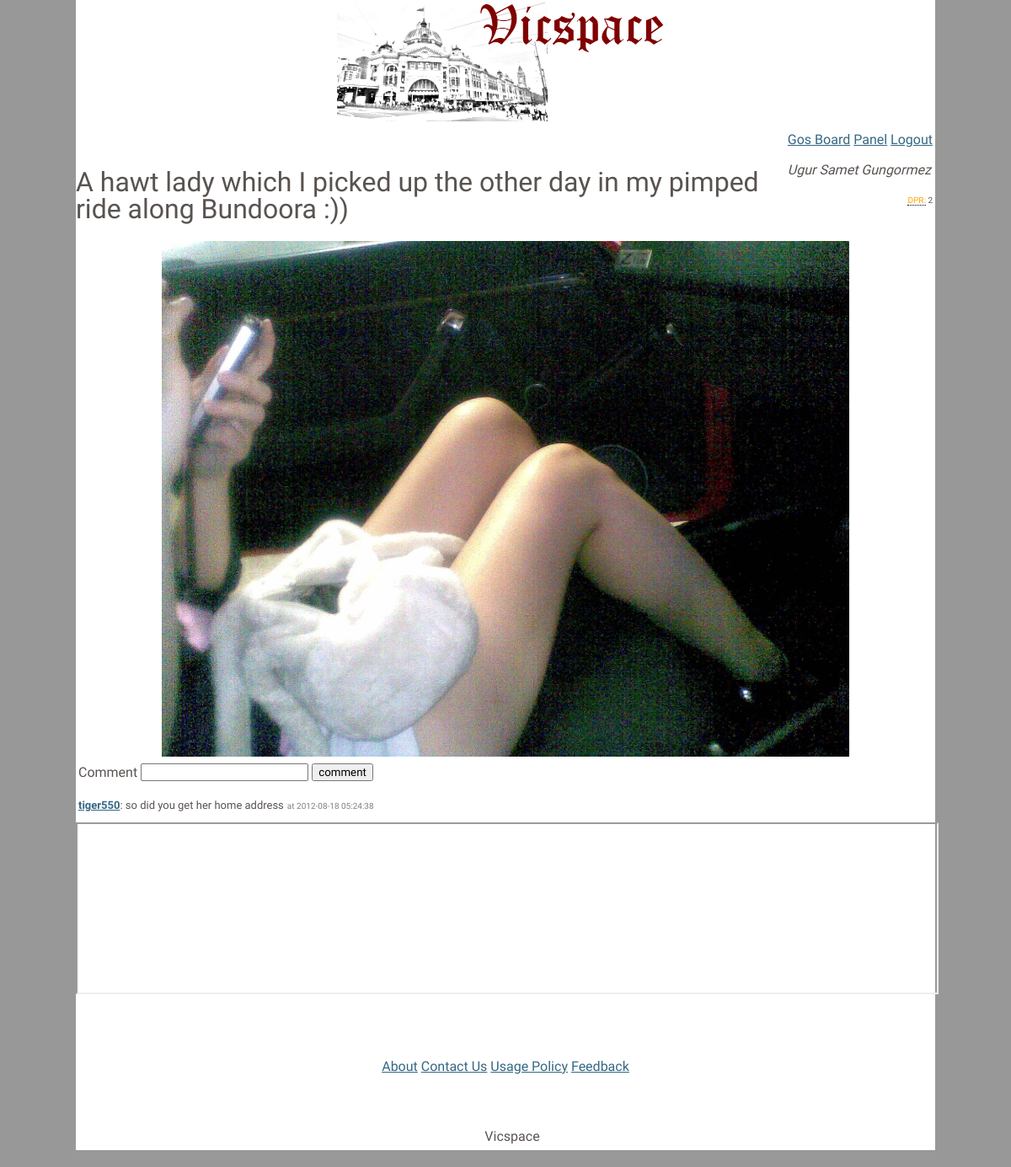
Page /gossip/comment.php?id=171 (signed in) on the committed database.
### tables this page shows
CREATE TABLE IF NOT EXISTS `users` (
  `user_id` int(8) NOT NULL auto_increment,
  `user_name` varchar(32) NOT NULL,
  `user_pass` varchar(32) default NULL,
  `user_email` varchar(255) default NULL,
  `user_level` int(8) default NULL,
  `first_name` varchar(255) default NULL,
  `middle_name` varchar(255) default NULL,
  `last_name` varchar(255) default NULL,
  `user_address` varchar(255) default NULL,
  `user_locality` varchar(255) default NULL,
  `user_pcode` varchar(255) default NULL,
  `user_gender` varchar(255) default NULL,
  `user_dob_d` int(8) default NULL,
  `user_dob_m` int(8) default NULL,
  `user_dob_y` int(8) default NULL,
  `user_phone` int(15) default NULL,
  `user_occupation` varchar(255) default NULL,
  `user_weekend` varchar(255) default NULL,
  `user_notification` int(8) default NULL,
  `user_post_limit` int(8) NOT NULL,
  `user_ip` varchar(20) default NULL,
  `user_views` int(12) NOT NULL,
  `user_online` int(1) NOT NULL default '0',
  `user_ts` timestamp NOT NULL default CURRENT_TIMESTAMP on update CURRENT_TIMESTAMP,
  PRIMARY KEY  (`user_id`)
);

CREATE TABLE IF NOT EXISTS `gossip` (
  `gossip_id` int(8) NOT NULL auto_increment,
  `gossip_message` text NOT NULL,
  `gossip_ts` timestamp NOT NULL default CURRENT_TIMESTAMP,
  `gossip_user_name` varchar(32) NOT NULL,
  PRIMARY KEY  (`gossip_id`),
  KEY `fk_2` (`gossip_user_name`)
);

CREATE TABLE IF NOT EXISTS `comments` (
  `comment_id` int(8) NOT NULL auto_increment,
  `comment_message` text NOT NULL,
  `comment_user_name` varchar(255) NOT NULL,
  `comment_gossip_id` int(8) NOT NULL,
  `comment_ts` timestamp NOT NULL default CURRENT_TIMESTAMP on update CURRENT_TIMESTAMP,
  PRIMARY KEY  (`comment_id`),
  KEY `FK_user_name` (`comment_user_name`),
  KEY `FK_gossip_id` (`comment_gossip_id`)
);

### gossip/comment.php (the view, shortened to what this page needs)
<?php
include($_SERVER['DOCUMENT_ROOT'].'/header.php');
$test = $_GET['id'];
$query1 = mysql_query("SELECT gossip_message FROM gossip WHERE gossip_id='$test'");
$query1 = mysql_fetch_row($query1);
$title = $query1[0];
if (!$_SESSION['username'])
{
	echo "Sorry "."<i>".$_SESSION['username']."</i>"."<br>";
	echo("You do not have sufficient priveleges. (You did not register as a person seeker) or you are not logged in");
	include($_SERVER['DOCUMENT_ROOT'].'/footer.php');
	die;
}
else if($_SESSION['username'] != "")
{
?>
<h1><?php echo $title;?></h1>
<?php
echo '<div align=center><img id="picture" src="photo/'.$test.'/pic.jpg" /></div>';
echo '<table><form name=comments action=comment.php method=\"POST\">';
echo '<tr><td>Comment</td><td><input type=text name=comment /><input type=hidden name=id value='.$test.' /></td>';
echo '<td><input type=submit name=submit value=comment></input></form></td></tr></table>';
$query = mysql_query("SELECT comment_id, comment_message, comment_user_name, comment_gossip_id, comment_ts FROM comments WHERE comment_gossip_id='$test'");
if (!$query)
{
$message = 'ERROR:' . mysql_error();
return $message;
}
else
{
echo '<table>';
while ($row = mysql_fetch_row($query))
{
$commentmessage = $row[1];
$commentuser = $row[2];
$commentts = $row[4];
echo '<tr><td class=wordwrap><font size=2><b><a href=/user_profile.php?name='.$commentuser.'>'.$commentuser.'</a></b>: '.$commentmessage.'</font> <font size=1 color=gray>at '.$commentts;
echo '</font></td></tr>';
}
echo '</table>';
}
}
include($_SERVER['DOCUMENT_ROOT'].'/footer.php');?>

### header.php (shortened to what this page needs)
<!DOCTYPE html PUBLIC "-//W3C//DTD XHTML 1.0 Transitional//EN" "http://www.w3.org/TR/xhtml1/DTD/xhtml1-transitional.dtd">
<html>
<head>
		<link rel="stylesheet" type="text/css" href="/css/style.css" />
		<link rel="stylesheet" type="text/css" href="/css/custom_tooltip.css" />
</head>
<body>
<div id="wrapper">
<table align="center">
<tr><td><img src="/Images/Vicspace.png" /></td></tr>
</table>
<?php
if ($_SESSION['username'] != "")
{
echo '<table align="right" >
	<tr><td><a href="/gossip/">Gos Board</a></td><td><a href="/panel/">Panel</a></td><td><a href="/logout.php">Logout</a></tr>';
$uname = $_SESSION['username'];
$firstname = mysql_query("SELECT first_name FROM users WHERE user_name='$uname'");
$firstname = mysql_fetch_row($firstname);
$firstname = $firstname[0];
$middlename = mysql_query("SELECT middle_name FROM users WHERE user_name='$uname'");
$middlename = mysql_fetch_row($middlename);
$middlename = $middlename[0];
$lastname = mysql_query("SELECT last_name FROM users WHERE user_name='$uname'");
$lastname = mysql_fetch_row($lastname);
$lastname = $lastname[0];
$postlimit = mysql_query("SELECT user_post_limit FROM users WHERE user_name='$uname'");
$postlimit = mysql_fetch_row($postlimit);
$postlimit = $postlimit[0];
echo "<font size=2>"."<tr><td colspan=4>"."<i>".$firstname." ".$middlename." ".$lastname."</td></tr></font>";
echo "<tr><td colspan=3 style=text-align:right;><font size=1><a class=\"customtooltip\" href=\"#\" style=\"color:orange;\">DPR:<span class=\"classic\"><font size=3>Daily Posts Remaining </font></span></a> ".$postlimit."</font></td></tr>";
echo "</table></font><br />";
}?>

### css/style.css (style rules this page uses)
a { text-decoration: underline; color: #336784; }
body { color: #595350; line-height: 2em; background: #989898 ; font-size: 12pt; width: 85%; height: 85%; margin: 0 auto; }
body,input { font-family: Kreon, sans-serif; }
h1,h2,h3,h4 { font-weight: normal; }
#wrapper { background: white; }

### css/custom_tooltip.css (style rules this page uses)
.customtooltip { border-bottom: 1px dotted #000000; color: #000000; outline: none; cursor: help; text-decoration: none; position: relative; }

### gossip/comment.php (style rules this page uses)
#picture { max-width: 80%; }

### rows in the picture
users: first_name "Ugur", middle_name "Samet", last_name "Gungormez", user_post_limit "2"
gossip: gossip_message "A hawt lady which I picked up the other day in my pimped ride along Bundoora :))"
comments: comment_user_name "tiger550", comment_message "so did you get her home address", comment_ts "2012-08-18 05:24:38"
